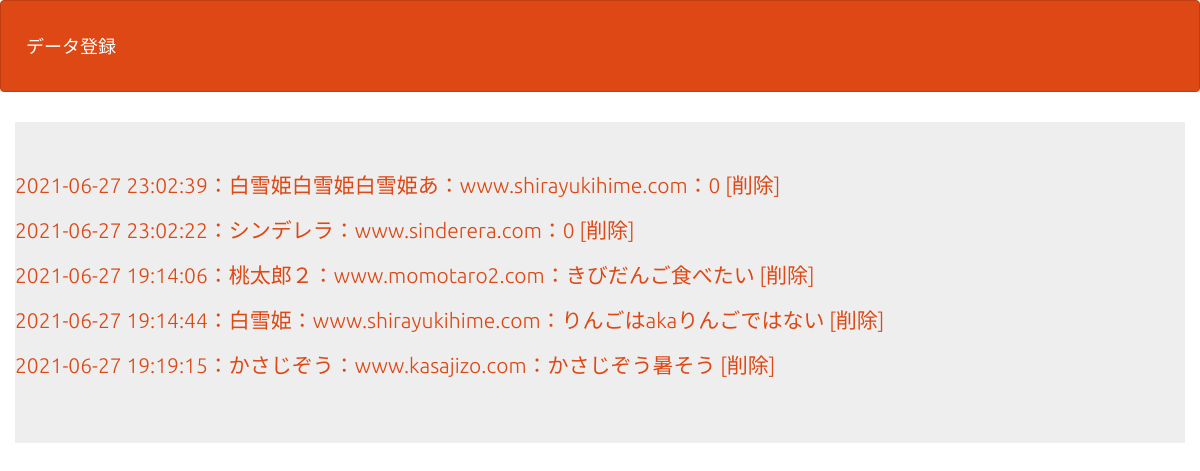
The page /select.php on the database its author committed.
### tables this page shows
CREATE TABLE `gs_bm_table` (
  `id` int(12) NOT NULL,
  `name` varchar(64) NOT NULL,
  `url` text NOT NULL,
  `naiyou` text NOT NULL,
  `indate` datetime NOT NULL
);

### funcs.php (called while the page is built, shortened)
<?php
function h($str)
{
    return htmlspecialchars($str, ENT_QUOTES);
}
?>

### select.php (the view, shortened to what this page needs)
<?php
require_once('funcs.php');
try {
    $db_name = "gs_bm";
    $db_id   = "root";
    $db_pw   = "root";
    $db_host = "localhost";
    $pdo = new PDO('mysql:dbname=' . $db_name . ';charset=utf8;host=' . $db_host, $db_id, $db_pw);
} catch (PDOException $e) {
  exit('DBConnectError:'.$e->getMessage());
}
$stmt = $pdo->prepare("SELECT * FROM gs_bm_table");
$status = $stmt->execute();
$view="";
if($status==false) {
  sql_error($status);
}else{
  while( $result = $stmt->fetch(PDO::FETCH_ASSOC)){
    $view .= "<p>";
    $view .= '<a href="detail.php?id=' . $result['id'] . '">';
    $view .= h($result['indate'].'：'.$result['name'].'：'.$result['url'].'：'.$result['naiyou']);
    $view .= '</a>';
    $view .= '<a href="delete.php?id=' . $result['id'] . '">';
    $view .= '  [削除]';
    $view .= '</a>';
    $view .= "</p>";
  }
  }
?>
<!DOCTYPE html>
<html lang="ja">
<head>
<link rel="stylesheet" href="css/range.css">
<link href="css/bootstrap.min.css" rel="stylesheet">
</head>
<body id="main">
<header>
  <nav class="navbar navbar-default">
    <div class="container-fluid">
      <div class="navbar-header">
      <a class="navbar-brand" href="index.php">データ登録</a>
      </div>
    </div>
  </nav>
</header>
<div>
    <div class="container jumbotron"><?=$view?></div>
</div>
</body>
</html>

### select.php (style rules this page uses)
div { padding: 10px;font-size:16px; }

### rows shown on the page
gs_bm_table: value "2021-06-27 23:02:39：白雪姫白雪姫白雪姫あ：www.shirayukihime.com：0 [削除]"
gs_bm_table: value "2021-06-27 23:02:22：シンデレラ：www.sinderera.com：0 [削除]"
gs_bm_table: value "2021-06-27 19:14:06：桃太郎２：www.momotaro2.com：きびだんご食べたい [削除]"
gs_bm_table: value "2021-06-27 19:14:44：白雪姫：www.shirayukihime.com：りんごはakaりんごではない [削除]"
gs_bm_table: value "2021-06-27 19:19:15：かさじぞう：www.kasajizo.com：かさじぞう暑そう [削除]"
